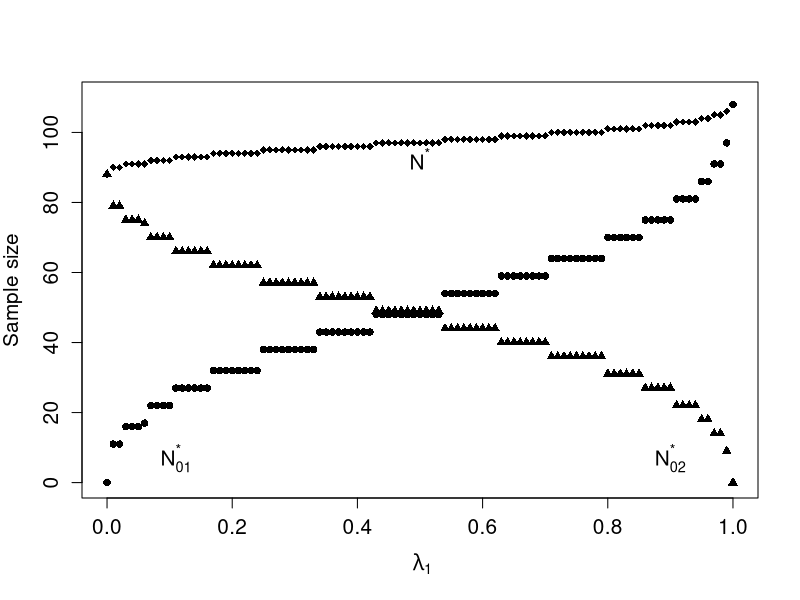

Recreate this plot in R.
#####################################################################################################################################
### optimal sample sizes per treatment condition in an incompelte within subject design with treatment combinations 01 and 02
### Author: Mirjam Moerbeek
### last update: June 29, 2022
#####################################################################################################################################

### cost constraint
C.s=500
C.0=000
C.1=423.6
C.2=635.4
C.s01=C.s+C.0+C.1
C.s02=C.s+C.0+C.2
B=100000

### covariance matrix of repeated measures within a subject
var.0=100
var.1=125
var.2=150
covar.01=0.3*sqrt(var.0*var.1)
covar.02=0.3*sqrt(var.0*var.2)
covar.12=0.3*sqrt(var.1*var.2)
D=matrix(c(var.0,covar.01,covar.02,covar.01,var.1,covar.12,covar.02,covar.12,var.2),nrow=3)

### design matrices and covariance matrix of responses for complete design
X.012=diag(3)
Z.012=diag(3)
V.012=Z.012%*%D%*%t(Z.012)

### design matrices and covariance matrix of responses for incomplete design: treatment combination placebo and treatment 1
X.01=X.012[1:2,]
Z.01=Z.012[1:2,]
V.01=Z.01%*%D%*%t(Z.01)

### design matrices and covariance matrix of resonses for incomplete design: treatment combination placebo and treatment 2
X.02=X.012[c(1,3),]
Z.02=Z.012[c(1,3),]
V.02=Z.02%*%D%*%t(Z.02)

### objective function for compound optimal design
fun1=function(x)
{
  # calculate covariance matrix of means 
  covmat=solve(x[1]* t(X.01)%*%solve(V.01)%*%X.01 + x[2]* t(X.02)%*%solve(V.02)%*%X.02)
 
  # calculate variances of both contrasts 
  a.01=c(1,-1,0)
  var.contrast.01=t(a.01)%*%covmat%*%a.01
  a.02=c(1,0,-1)
  var.contrast.02=t(a.02)%*%covmat%*%a.02
print(c(var.contrast.01,var.contrast.02))
  
  # objective function
  criterion=lambda.01*var.contrast.01+lambda.02*var.contrast.02
  criterion
}

### objective function for D_A optimal design
fun2=function(x)
{
  covmat=solve(x[1]* t(X.01)%*%solve(V.01)%*%X.01 + x[2]* t(X.02)%*%solve(V.02)%*%X.02)
  
  # matrix with coefficients of both contrasts
  a.01=c(1,-1,0)
  a.02=c(1,0,-1)
  A=t(rbind(a.01,a.02))
  
  # objective function
  criterion=det(t(A)%*%covmat%*%A)
  criterion
}

#####################################################################################################################################
### evaluate all combinations of integer N.01 and N.02 >0 for which budget constraint holds
#####################################################################################################################################
N.01.max=ceiling(B/C.s01)
N.01.vector=seq(0,N.01.max)
results.mat=matrix(NA,nrow=(N.01.max),ncol=8)
#

for(ii in 2:(N.01.max-1))
{
  #print(ii)
  N.01=N.01.vector[ii]
  N.02=floor((B-C.s01*N.01)/C.s02)
  costs=C.s01*N.01+C.s02*N.02

  ### compound optimal design with lambda.01=0.25
  lambda.01=0.25
  lambda.02=1-lambda.01
  objective1a=fun1(c(N.01,N.02))

  ### compound optimal design with lambda.01=0.5
  lambda.01=0.5
  lambda.02=1-lambda.01
  objective1b=fun1(c(N.01,N.02))

  ### compound optimal design with lambda.01=0.75
  lambda.01=0.75
  lambda.02=1-lambda.01
  objective1c=fun1(c(N.01,N.02))

  ### D_A optimal design
  objective2=fun2(c(N.01,N.02))
  results.mat[ii,]=c(N.01,N.02,N.01+N.02,costs,objective1a,objective1b,objective1c,objective2)
}

# compound optimal design with lambda.01=0.25
optdes1a=which.min(results.mat[,5])
results.mat[optdes1a,1:3]
# compound optimal design with lambda.01=0.5
optdes1b=which.min(results.mat[,6])
results.mat[optdes1b,1:3]
# compound optimal design with lambda.01=0.75
optdes1c=which.min(results.mat[,7])
results.mat[optdes1c,1:3]
# D_A optimal design
optdes2=which.min(results.mat[,8])
results.mat[optdes2,1:3]

#####################################################################################################################################
### calculate relative efficiency of uniform design: compound optimal design and D_A optimal design
#####################################################################################################################################
# sample size in both treatment combinations
N.u=floor(B/(C.s01+C.s02))
costs=C.s01*N.u+C.s02*N.u

# RE for compound optimal design with lambda.01=0.25
lambda.01=0.25
lambda.02=1-lambda.01
RE.1u=results.mat[optdes1a,5]/fun1(c(N.u,N.u))
round(RE.1u,3)

# RE for compound optimal design with lambda.01=0.5
lambda.01=0.5
lambda.02=1-lambda.01
RE.1u=results.mat[optdes1b,6]/fun1(c(N.u,N.u))
round(RE.1u,3)

# RE for compound optimal design with lambda.01=0.75
lambda.01=0.75
lambda.02=1-lambda.01
RE.1u=results.mat[optdes1c,7]/fun1(c(N.u,N.u))
round(RE.1u,3)

# RE for D_A optimal design
RE.2u=(results.mat[optdes2,8]/fun2(c(N.u,N.u)))^0.5
round(RE.2u,3)

#####################################################################################################################################
### calculate relative efficiency of complete design: compound optimal design
#####################################################################################################################################
# calculate number of subjects in complete design
N.012=floor(B/(C.s+C.0+C.1+C.2))

# calculate covariance matrix of means 
covmat=solve(N.012*t(X.012)%*%solve(V.012)%*%X.012)

# calculate variances of both contrasts 
a.01=c(1,-1,0)
var.contrast.01=t(a.01)%*%covmat%*%a.01
a.02=c(1,0,-1)
var.contrast.02=t(a.02)%*%covmat%*%a.02

# calculate RE for compound optimal design with lambda.01=0.25
lambda.01=0.25
lambda.02=1-lambda.01
criterion=lambda.01*var.contrast.01+lambda.02*var.contrast.02
RE.1a=criterion/results.mat[optdes1a,5]
round(RE.1a,3)

# calculate RE for compound optimal design with lambda.01=0.5
lambda.01=0.5
lambda.02=1-lambda.01
criterion=lambda.01*var.contrast.01+lambda.02*var.contrast.02
RE.1b=criterion/results.mat[optdes1b,6]
round(RE.1b,3)

# calculate RE for compound optimal design with lambda.01=0.75
lambda.01=0.75
lambda.02=1-lambda.01
criterion=lambda.01*var.contrast.01+lambda.02*var.contrast.02
RE.1c=criterion/results.mat[optdes1c,7]
round(RE.1c,3)

#####################################################################################################################################
### calculate relative efficiency of complete design: D_A optimal design
#####################################################################################################################################
# calculate number of subjects in complete design
N.012=floor(B/(C.s+C.0+C.1+C.2))

# calculate covariance matrix of means 
covmat=solve(N.012*t(X.012)%*%solve(V.012)%*%X.012)

# matrix with coefficients of both contrasts
a.01=c(1,-1,0)
a.02=c(1,0,-1)
A=t(rbind(a.01,a.02))
 
# objective function
criterion=det(t(A)%*%covmat%*%A)

# relative efficiency
RE.2=(criterion/results.mat[optdes2,8])^0.5
round(RE.2,3)








#####################################################################################################################################
### plots with sample sizes as a function of lambda_1
#####################################################################################################################################

lambda1.vec=seq(0,1,length=101)
N1=rep(NA,101)
N2=rep(NA,101)
N=rep(NA,101)

for(jj in 2:100)
	{
	lambda.01=lambda1.vec[jj]
	lambda.02=1-lambda.01

	N.01.max=ceiling(B/C.s01)
	N.01.vector=seq(0,N.01.max)
	results.mat=matrix(NA,nrow=(N.01.max+1),ncol=6)

	for(ii in 2:(N.01.max-1))
	{
		N.01=N.01.vector[ii]
  		N.02=floor((B-C.s01*N.01)/C.s02)
  		costs=C.s01*N.01+C.s02*N.02
  		objective1=fun1(c(N.01,N.02))
  		objective2=fun2(c(N.01,N.02))
  		results.mat[ii,]=c(N.01,N.02,N.01+N.02,costs,objective1,objective2)
	}

	# compound optimal design
	optdes1=which.min(results.mat[,5])
	results.mat[optdes1,]

	N1[jj]=results.mat[optdes1,1]
	N2[jj]=results.mat[optdes1,2]
	N[jj]=results.mat[optdes1,3]
	}

N1[1]=0
N2[1]=floor(B/(C.s+C.0+C.2))

N1[101]=floor(B/(C.s+C.0+C.1))
N2[101]=0

N[1]=N1[1]+N2[1]
N[101]=N1[101]+N2[101]

#dev.new(width=16/2.54, height=16/2.54)
plot(lambda1.vec,N1,ylim=c(0,110),pch=16,col="black",xlab=(~paste(lambda[1])),ylab="Sample size", cex.axis=1.25,cex.lab=1.25)
points(lambda1.vec,N2,pch=17,col="black")
points(lambda1.vec,N,pch=18,col="black")
text(0.11,7,expression(paste(N["01"]  ^"*" )),cex=1.25)
text(0.9,7,expression(paste(N["02"]  ^"*" )),cex=1.25)
text(0.5,92.5,expression(paste(N ^"*" )),cex=1.25)




